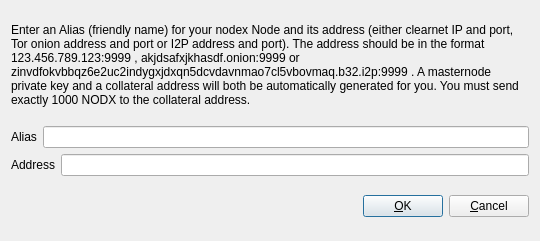
<?xml version="1.0" encoding="UTF-8"?>
<ui version="4.0">
 <class>AddEditnodexNode</class>
 <widget class="QDialog" name="AddEditnodexNode">
  <property name="geometry">
   <rect>
    <x>0</x>
    <y>0</y>
    <width>540</width>
    <height>241</height>
   </rect>
  </property>
  <property name="windowTitle">
   <string>Add/Edit nodex Node</string>
  </property>
  <property name="modal">
   <bool>true</bool>
  </property>
  <layout class="QVBoxLayout" name="verticalLayout">
   <item>
    <layout class="QVBoxLayout" name="verticalLayout_2">
     <property name="topMargin">
      <number>0</number>
     </property>
     <property name="bottomMargin">
      <number>0</number>
     </property>
     <item>
      <widget class="QLabel" name="label_3">
       <property name="sizePolicy">
        <sizepolicy hsizetype="Preferred" vsizetype="Expanding">
         <horstretch>0</horstretch>
         <verstretch>0</verstretch>
        </sizepolicy>
       </property>
       <property name="text">
        <string>&lt;html&gt;&lt;head/&gt;&lt;body&gt;&lt;p&gt;Enter an Alias (friendly name) for your nodex Node and its address (either clearnet IP and port, Tor onion address and port or I2P address and port). The address should be in the format 123.456.789.123:9999 , akjdsafxjkhasdf.onion:9999 or zinvdfokvbbqz6e2uc2indygxjdxqn5dcvdavnmao7cl5vbovmaq.b32.i2p:9999 . A masternode private key and a collateral address will both be automatically generated for you. You must send exactly 1000 NODX to the collateral address.&lt;/p&gt;&lt;/body&gt;&lt;/html&gt;</string>
       </property>
       <property name="wordWrap">
        <bool>true</bool>
       </property>
      </widget>
     </item>
     <item>
      <layout class="QHBoxLayout" name="horizontalLayout">
       <property name="bottomMargin">
        <number>0</number>
       </property>
       <item>
        <widget class="QLabel" name="label">
         <property name="text">
          <string>Alias</string>
         </property>
        </widget>
       </item>
       <item>
        <widget class="QLineEdit" name="aliasLineEdit"/>
       </item>
      </layout>
     </item>
     <item>
      <layout class="QHBoxLayout" name="horizontalLayout_2">
       <property name="bottomMargin">
        <number>0</number>
       </property>
       <item>
        <widget class="QLabel" name="label_2">
         <property name="text">
          <string>Address</string>
         </property>
        </widget>
       </item>
       <item>
        <widget class="QLineEdit" name="addressLineEdit"/>
       </item>
      </layout>
     </item>
     <item>
      <layout class="QHBoxLayout" name="horizontalLayout_3">
       <property name="bottomMargin">
        <number>0</number>
       </property>
      </layout>
     </item>
    </layout>
   </item>
   <item>
    <layout class="QHBoxLayout" name="horizontalLayout_Buttons">
     <item>
      <spacer name="horizontalSpacer_1">
       <property name="orientation">
        <enum>Qt::Horizontal</enum>
       </property>
       <property name="sizeHint" stdset="0">
        <size>
         <width>40</width>
         <height>48</height>
        </size>
       </property>
      </spacer>
     </item>
     <item>
      <widget class="QLabel" name="statusLabel">
       <property name="font">
        <font>
         <weight>75</weight>
         <bold>true</bold>
        </font>
       </property>
       <property name="text">
        <string/>
       </property>
       <property name="textFormat">
        <enum>Qt::PlainText</enum>
       </property>
       <property name="wordWrap">
        <bool>true</bool>
       </property>
      </widget>
     </item>
     <item>
      <spacer name="horizontalSpacer_2">
       <property name="orientation">
        <enum>Qt::Horizontal</enum>
       </property>
       <property name="sizeHint" stdset="0">
        <size>
         <width>40</width>
         <height>48</height>
        </size>
       </property>
      </spacer>
     </item>
     <item>
      <widget class="QPushButton" name="okButton">
       <property name="text">
        <string>&amp;OK</string>
       </property>
      </widget>
     </item>
     <item>
      <widget class="QPushButton" name="cancelButton">
       <property name="text">
        <string>&amp;Cancel</string>
       </property>
       <property name="autoDefault">
        <bool>false</bool>
       </property>
      </widget>
     </item>
    </layout>
   </item>
  </layout>
 </widget>
 <resources/>
 <connections/>
</ui>
